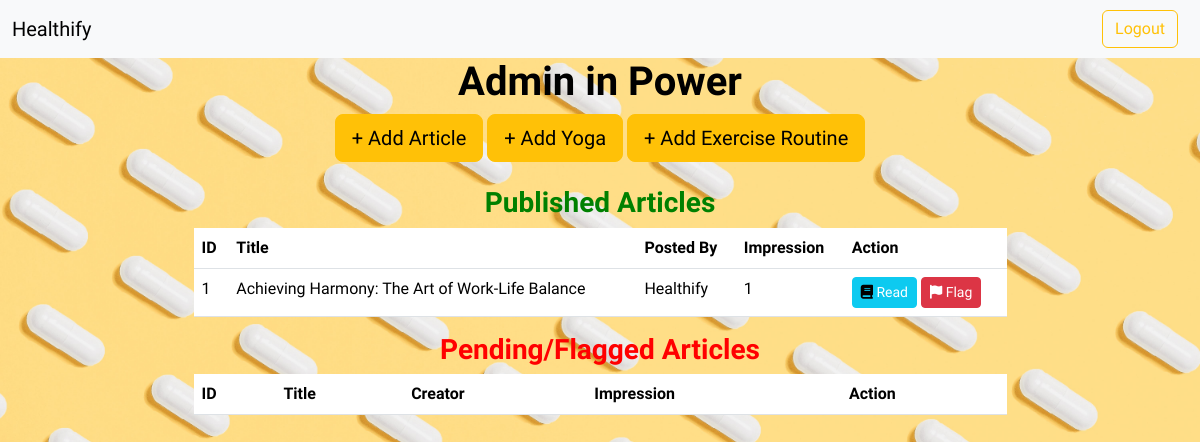
Page /adminHome (signed in) on the earlier database version.
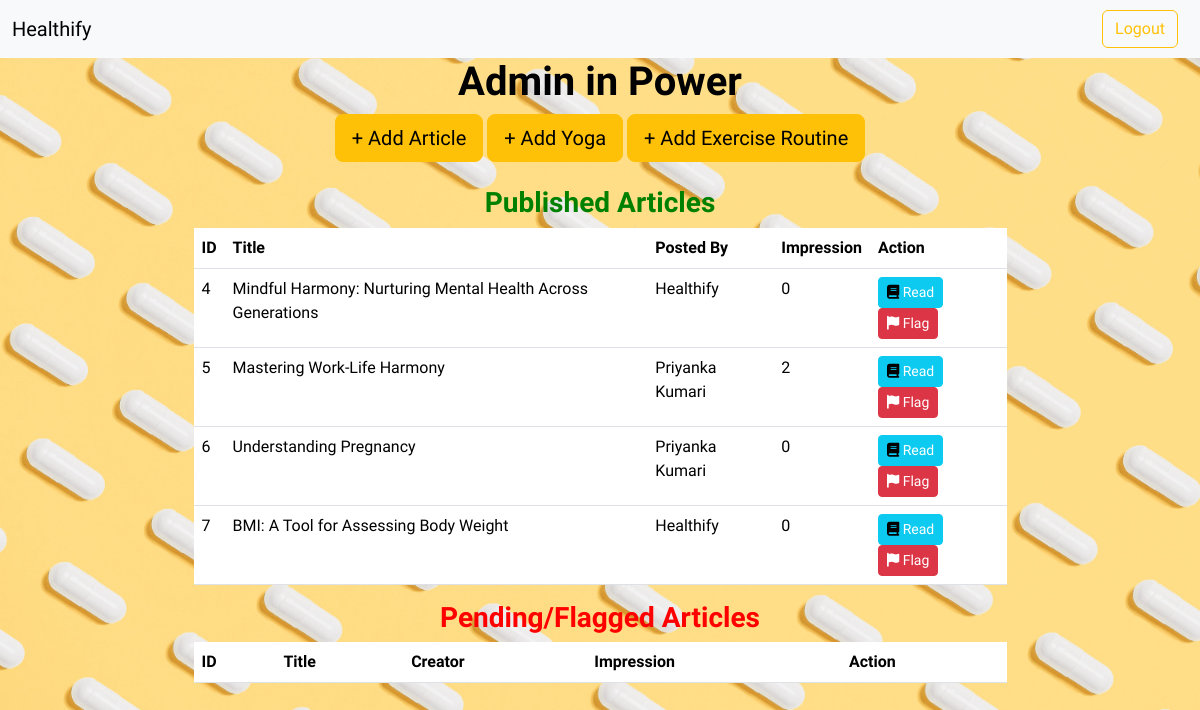
Same page on the later database version.
### models.py (models this page shows)
class article(db.Model):
    __tablename__="article"
    id = db.Column(db.Integer, primary_key = True)
    title = db.Column(db.String(60), nullable = False)
    abstract = db.Column(db.String(420), nullable = False)
    content = db.Column(db.String(1024), nullable = False)
    imagepath = db.Column(db.String(255), nullable=False)
    impressions = db.Column(db.Integer, default = 0)
    CreatorId = db.Column(db.Integer, db.ForeignKey('User.id'), nullable = False)
    creator = db.Column(db.String(35), nullable = False)
    status = db.Column(db.String(12), default="pending")

### routes.py (the view)
@app.route('/adminHome')
@auth_required
@admin_auth_required
def adminHome():
    articles = article.query.join(User, article.CreatorId == User.id).all()
    return render_template("admin.html", user = User.query.get(session["user_id"]), articles = articles,  need = True)

### routes.py (called while the page is built)
def auth_required(func):
    @wraps(func)
    def inner(*args, **kwargs):
        if "user_id" not in session:
            flash("Login required.", 'danger')
            return redirect(url_for("login"))
        return func(*args, **kwargs)
    return inner

def admin_auth_required(func):
    @wraps(func)
    def inner(*args, **kwargs):
        user = User.query.get(session.get("user_id"))
        if user.is_admin:
            return func(*args, **kwargs)
        else:
            flash("Logged out ! You are not an Admin.", "danger")
            return redirect(url_for("logout"))
    return inner

### templates/admin.html (shortened to what this page needs)
{% extends 'layout.html' %}
{% block content %}
<body>
    <div class="container mt-9">
    <h1><strong style="display: flex; justify-content: center;">Admin in Power</strong></h1>
    <div class="text-center pt">
        <a href="/addArticle" class="btn btn-warning btn-lg"><span class="plus-sign">+</span> Add Article</a>
        <a href="/addYoga" class="btn btn-warning btn-lg"><span class="plus-sign">+</span> Add Yoga</a>
        <a href="/addExercise" class="btn btn-warning btn-lg"><span class="plus-sign">+</span> Add Exercise Routine</a>
    </div>
    <div style="display: flex; justify-content: center;" class="row mt-4">
      <div class="col-md-9">
        <h3><strong style="display: flex; justify-content: center; color: green;">Published Articles</strong></h3>
        <table class="table">
          <thead>
            <tr>
              <th>ID</th>
              <th>Title</th>
              <th>Posted By</th>
              <th>Impression</th>
              <th>Action</th>
            </tr>
          </thead>
          <tbody>
            {% for article in articles %}
            <tr>
                {% if article.status == "publish" %}
                  <td>{{ article.id }}</td>
                  <td>{{ article.title }}</td>
                  <td>{{ article.creator }}</td>
                  <td>{{ article.impressions }}</td>
                  <td>
                    <form>
                      <button type="submit" class="btn btn-info btn-sm"><i class="fas fa-book"></i><a href="healthifyArticles/{{article.id}}"> Read</a></button>
                      <button type="submit" class="btn btn-danger btn-sm"><i class="fas fa-flag"></i><a href="adminHome/{{article.id}}/{{'pending'}}"> Flag</a></button>
                    </form>
                  </td>
                  {% endif %}
                </tr>
                {% endfor %}
          </tbody>
        </table>
      </div>
      <div class="col-md-9">
        <h3><strong style="display: flex; justify-content: center; color: red;">Pending/Flagged Articles</strong></h3>
        <table class="table">
          <thead>
            <tr>
              <th>ID</th>
              <th>Title</th>
              <th>Creator</th>
              <th>Impression</th>
              <th>Action</th>
            </tr>
          </thead>
        </table>
      </div>
    </div>
  </div>
</body>
{% endblock %}

### templates/layout.html (shortened to what this page needs)
<!DOCTYPE html>
<html lang="en">
<head>
    <link href="https://cdn.jsdelivr.net/npm/bootstrap@5.3.2/dist/css/bootstrap.min.css" rel="stylesheet">
    <link rel="stylesheet" href="https://cdnjs.cloudflare.com/ajax/libs/font-awesome/6.4.2/css/all.min.css">
    <link rel="stylesheet" href="https://cdnjs.cloudflare.com/ajax/libs/font-awesome/4.7.0/css/font-awesome.min.css">
</head>
<body>
    {% include 'nav-auth.html' %}
    <div class="container">
        {% block content %} {% endblock %}
    </div>
</body>
</html>

### templates/nav-auth.html (shortened to what this page needs)
<link rel="stylesheet" href="https://cdnjs.cloudflare.com/ajax/libs/font-awesome/4.7.0/css/font-awesome.min.css">
<nav class="navbar navbar-expand-lg bg-body-tertiary navbar-light " >
    <div class="container-fluid">
        <a class="navbar-brand" href="/">Healthify</a>
        <div class="collapse navbar-collapse" id="navbarNav">
              {% if user %}
                {% if user.is_admin %}
                    <ul class="navbar-nav ms-auto">
                        <li class="nav-item">
                            <a href="{{url_for('logout')}}" class="btn btn-outline-warning bar">Logout</a>
                        </li>
                    </ul>
                {% endif %}
              {% elif bd %}
                <ul class="navbar-nav ms-auto">
                  </ul>
              {% endif %}
        </div>
      </div>
    </nav>

### templates/layout.html (style rules this page uses)
body { margin: 0; padding: 0; font-family: 'Balsamiq Sans', 'cursive'; background-color: #454f58; background: center/cover no-repeat url('../static/icons/bg6.jpg'); background-repeat: no-repeat; color: black; }

### templates/admin.html (style rules this page uses)
body { background: center/cover no-repeat url('../static/icons/bg3.jpg'); }
a { text-decoration: none; color: white; }

### templates/nav-auth.html (style rules this page uses)
.navbar { width: 100%; padding: 0; }
.bar { margin: 10px; }

Differences in the rows shown:
removed article: id "1", title "Achieving Harmony: The Art of Work-Life Balance", creator "Healthify", impressions "1"
added article: id "4", title "Mindful Harmony: Nurturing Mental Health Across Generations", creator "Healthify", impressions "0"
added article: id "5", title "Mastering Work-Life Harmony", creator "Priyanka Kumari", impressions "2"
added article: id "6", title "Understanding Pregnancy", creator "Priyanka Kumari", impressions "0"
added article: id "7", title "BMI: A Tool for Assessing Body Weight", creator "Healthify", impressions "0"
